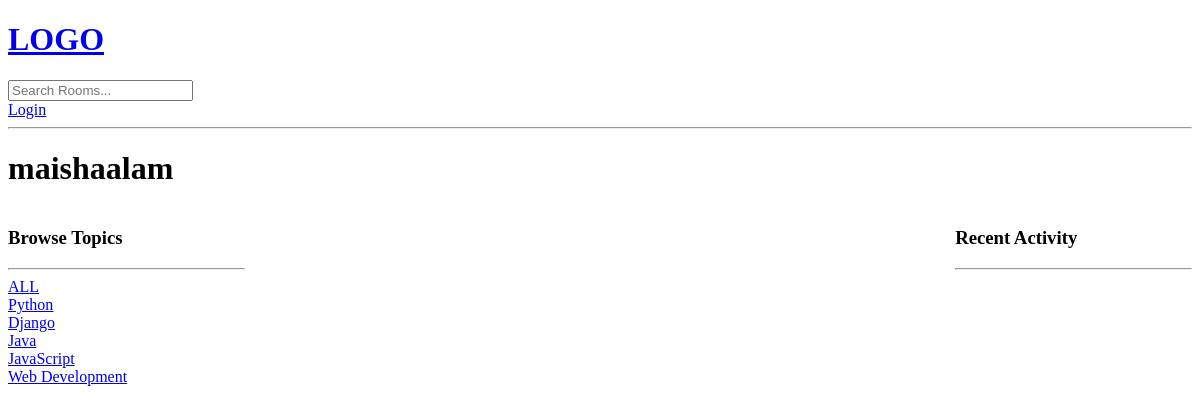
/profile/1/, run on an earlier commit of the app's database.
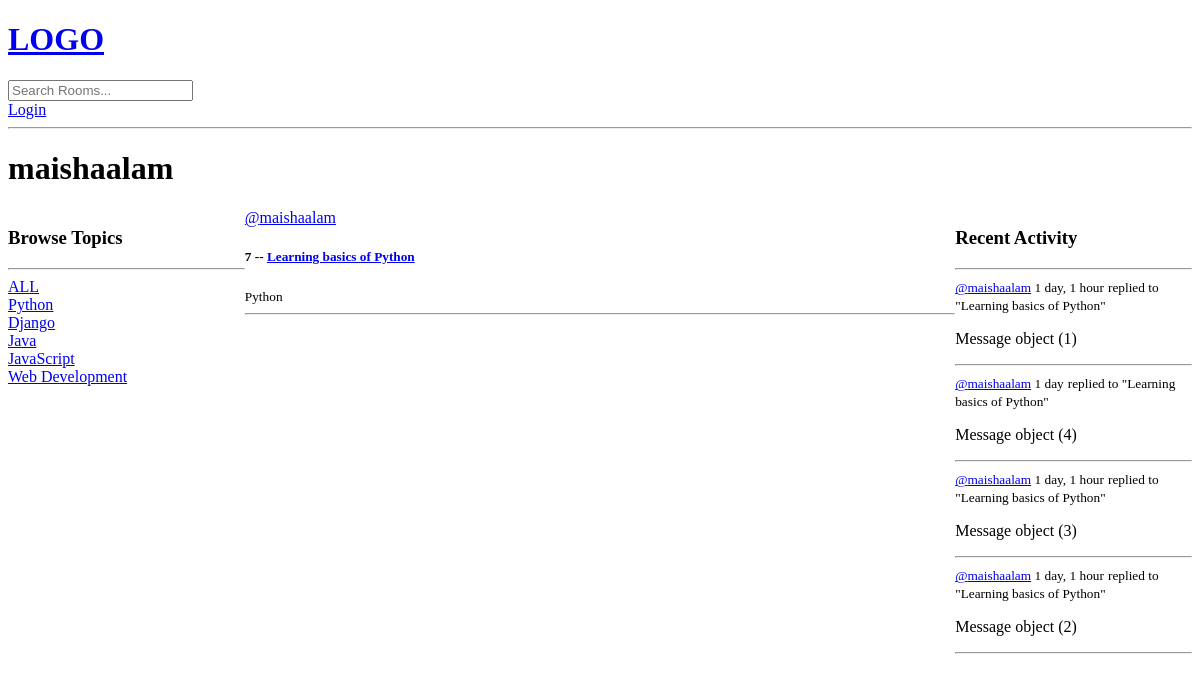
And on a later commit of the database.
### base/models.py (models this page shows, shortened)
class Topic(models.Model):
    name= models.TextField(max_length=200)

class Room(models.Model):
    host= models.ForeignKey(User, on_delete=models.SET_NULL, null=True)
    topic= models.ForeignKey(Topic, on_delete=models.SET_NULL, null=True)
    name= models.TextField(max_length=200)
    description=models.TextField(null=True, blank= True)
    participants= models.ManyToManyField(User, related_name='participants', blank=True)
    updated=models.DateTimeField(auto_now=True)
    created=models.DateTimeField(auto_now_add=True)
    class Meta:
         ordering=['-updated', '-created']
    def __str__(self):
        return self.name

class Message(models.Model):
        user= models.ForeignKey(User, on_delete=models.CASCADE)
        room= models.ForeignKey(Room, on_delete=models.CASCADE)
        body=models.TextField()
        updated=models.DateTimeField(auto_now=True)
        created=models.DateTimeField(auto_now_add=True)
        class Meta:
         ordering=['-updated', '-created']

### base/views.py (the view)
# urls.py: path('profile/<str:pk>/', views.userProfile, name="user-profile"),
def userProfile(request,pk):
    user=User.objects.get(id=pk)
    rooms=user.room_set.all()
    room_messages= user.message_set.all()
    topics=Topic.objects.all()
    context={'user': user, 'rooms': rooms, 'room_messages': room_messages, 'topics':topics}
    return render(request, 'base/profile.html', context)

### base/templates/base/profile.html (shortened to what this page needs)
{% extends 'main.html' %}
{% block content %}
<h1>{{user.username}}</h1>
<div class="profile-container">
    <div>
        {% include 'base/topics_component.html' %}
    </div>
    <div>
        {% include 'base/feed_component.html' %}
    </div>
    <div>
        {% include 'base/activity_component.html' %}
    </div>
</div>
{% endblock content %}

### templates/main.html (shortened to what this page needs)
<!DOCTYPE html>
<html lang="en">
<head>
</head>
<body>
{% include 'navbar.html' %}
{% block content%}
{% endblock %}
</body>
</html>

### templates/navbar.html
<a href="/">
    <h1>LOGO</h1>
</a>
 <form method="GET" action="{% url 'home' %}">
    <input type="text" name="q" placeholder="Search Rooms..." />
 </form>
 {% if request.user.is_authenticated %}
 <p>Hello {{request.user}}</p>
 <a href="{% url 'logout' %}">Logout</a>
 {% else %}
 <a href="{% url 'login' %}">Login</a>
 {% endif %}
<hr>

### base/templates/base/topics_component.html
<h3>Browse Topics</h3>
        <hr>
        <div>
            <a href="{% url 'home' %}">ALL</a>
        </div>
        {% for topic in topics %}
        <div>
            <a href="{% url 'home' %}?q={{topic.name}}">{{topic.name}}</a>
        </div>
        {% endfor %}

### base/templates/base/feed_component.html (shortened to what this page needs)
{% for room in rooms %}
            <div>
                <a href="{% url 'user-profile' room.host.id %}">@{{room.host.username}}</a>
                <h5>{{room.id}} -- <a href="{% url 'room' room.id%}">{{room.name}}</a></h5>
                <small>{{room.topic.name}}</small>
                <hr>
            </div>
            {% endfor %}

### base/templates/base/activity_component.html (shortened to what this page needs)
<h3>Recent Activity</h3>
        <hr>
        {% for message in room_messages %}
        <div>
            <small><a href="{% url 'user-profile' message.user.id %}">@{{message.user}}</a> {{message.created|timesince}}</small>
            <small>replied to "{{message.room}}"</small>
            <p>{{message}}</p>
            <hr>
        </div>
        {% endfor %}

### base/templates/base/profile.html (style rules this page uses)
.profile-container { display:grid; grid-template-columns:1fr 3fr 1fr; }

What changed in the data, as far as the page shows it:
added Room: host.username "maishaalam", id "7", name "Learning basics of Python", topic.name "Python"
added Message: user "maishaalam", created "1 day, 1 hour", room "Learning basics of Python", id "Message object (1)"
added Message: user "maishaalam", created "1 day", room "Learning basics of Python", id "Message object (4)"
added Message: user "maishaalam", created "1 day, 1 hour", room "Learning basics of Python", id "Message object (3)"
added Message: user "maishaalam", created "1 day, 1 hour", room "Learning basics of Python", id "Message object (2)"
